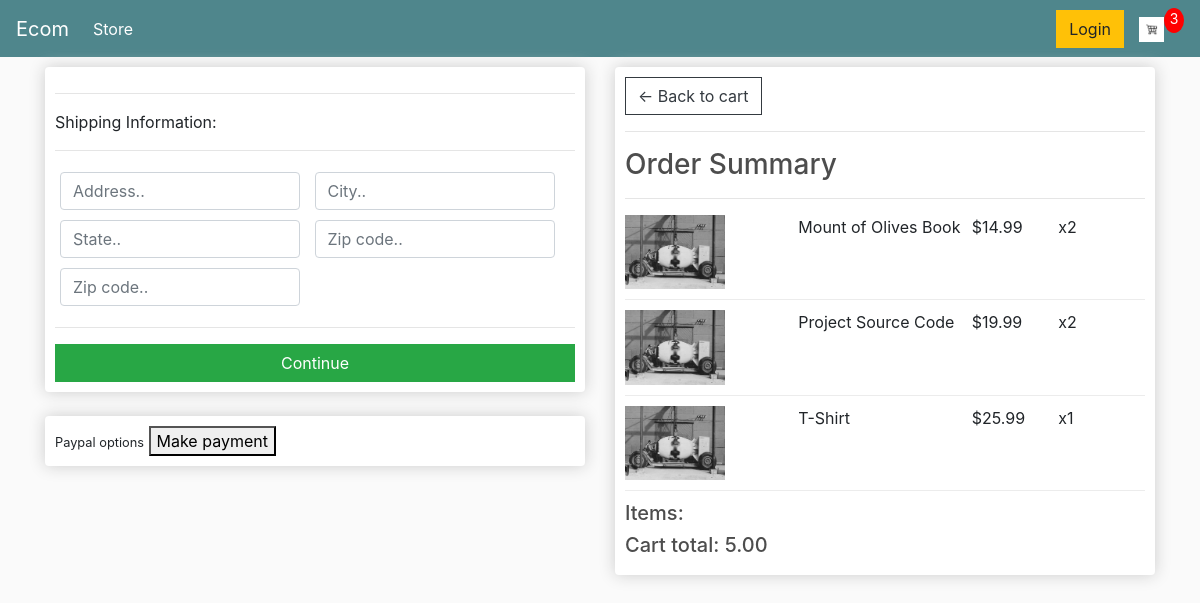
/checkout/ (signed in), run on an earlier commit of the app's database.
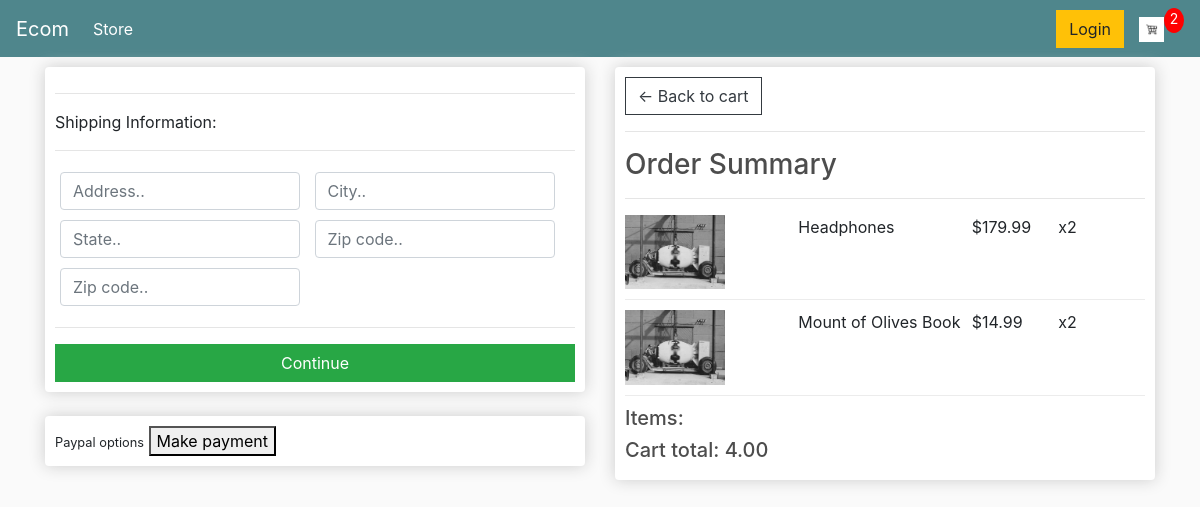
And on a later commit of the database.
### store/models.py (models this page shows, shortened)
class OrderItem(models.Model):
    product = models.ForeignKey(Product, on_delete=models.SET_NULL, blank=True, null=True)
    order = models.ForeignKey(Order, on_delete=models.SET_NULL, blank=True, null=True)
    quantity = models.PositiveIntegerField(default=0, null=True, blank=True)
    date_added = models.DateTimeField(auto_now_add=True)

class Product(models.Model):
    name = models.CharField(max_length=200, null=True)
    price = models.FloatField()
    digital = models.BooleanField(default=False, null=True, blank=True)
    image = models.ImageField(null=True , blank=True)
    @property
    def imageURL(self):
        try:
            url = self.image.url
        except:
            return ''
        return url

class Order(models.Model):
    customer = models.ForeignKey(Customer, on_delete=models.SET_NULL, blank=True, null=True)
    date_ordered = models.DateTimeField(auto_now_add=True)
    complete = models.BooleanField(default=False, null=True, blank=True)
    transaction_id = models.CharField(max_length=200, null=True)
    @property
    def shipping(self):
        shipping=False
        orderitems = self.orderitem_set.all()
        for i in orderitems:
            if i.product.digital == False:
                shipping = True
        return shipping
    @property
    def get_cart_total(self):
        orderitems = self.orderitem_set.all()
        total = sum([item.quantity for item in orderitems])
        return total

### store/views.py (the view)
# urls.py: path('checkout/', views.checkout, name="checkout"),
@csrf_exempt
def checkout(request):
    if request.user.is_authenticated:
        customer = request.user.customer
        order, created = Order.objects.get_or_create(customer=customer, complete=False)
        items = order.orderitem_set.all()
        cartItems = items.count()
    else:
        items = []
        order = {'get_cart_total': 0, 'get_cart_items': 0,'shipping':False}
        cartItems=order['get_cart_items']
    context = {'items': items, 'order': order , 'cartItems':cartItems}
    return render(request, 'store/checkout.html', context)

### store/templates/store/checkout.html (shortened to what this page needs)
{% extends 'store/main.html' %}
{% load static %}
{% block content %}
<div class="row">
   <div class="col-lg-6">
     <div class="box-element" id="form-wrapper">
            <form id="form" method="post" action="{% url 'checkout' %}">
                <div id="shipping-info">
                  <hr>
                  <p>Shipping Information:</p>
                  <hr>
                  <div class="form-field">
                    <input class="form-control" type="text" name="address" placeholder="Address..">
                  </div>
                  <div class="form-field">
                    <input class="form-control" type="text" name="city" placeholder="City..">
                  </div>
                  <div class="form-field">
                    <input class="form-control" type="text" name="state" placeholder="State..">
                  </div>
                  <div class="form-field">
                    <input class="form-control" type="text" name="zipcode" placeholder="Zip code..">
                  </div>
                  <div class="form-field">
                    <input class="form-control" type="text" name="country" placeholder="Zip code..">
                  </div>
                </div>
                <hr>
                <input id="form-button" class="btn btn-success btn-block" type="submit" value="Continue">
              </form>
            </div>
       <br>
       <div class="box-element" id="payment-info">
           <small>Paypal options</small>
           <button id="make-payment">Make payment</button>
       </div>
    </div>
    <div class="col-lg-6">
        <div class="box-element">
            <a class="btn btn-outline-dark" href="{% url 'cart' %}">&#x2190; Back to cart</a>
            <hr>
            <h3>Order Summary</h3>
            <hr>
            {% for item in items %}
            <div class="cart-row">
                <div style="flex:2"><img class="row-image" src="{{ item.product.imageURL }}"></div>
                <div style="flex:2"><p>{{ item.product.name }}</p></div>
                <div style="flex:1"><p>${{ item.product.price }}</p></div>
                <div style="flex:1"><p>x{{ item.quantity }}</p></div>
            </div>
            {% endfor %}
            <h5>Items: {{ order.get_cart_items }}</h5>
            <h5>Cart total: {{ order.get_cart_total | floatformat:2 }}</h5>
        </div>
    </div>
</div>
{%endblock content%}

What changed in the data, as far as the page shows it:
removed OrderItem: product.imageURL (picture), product.name "Project Source Code", product.price "19.99", quantity "2"
removed OrderItem: product.imageURL (picture), product.name "T-Shirt", product.price "25.99", quantity "1"
removed Order: get_cart_total "5.00"
added OrderItem: product.imageURL (picture), product.name "Headphones", product.price "179.99", quantity "2"
added Order: get_cart_total "4.00"
Also different on the page:
{{ cartItems }}: "3" → "2"
